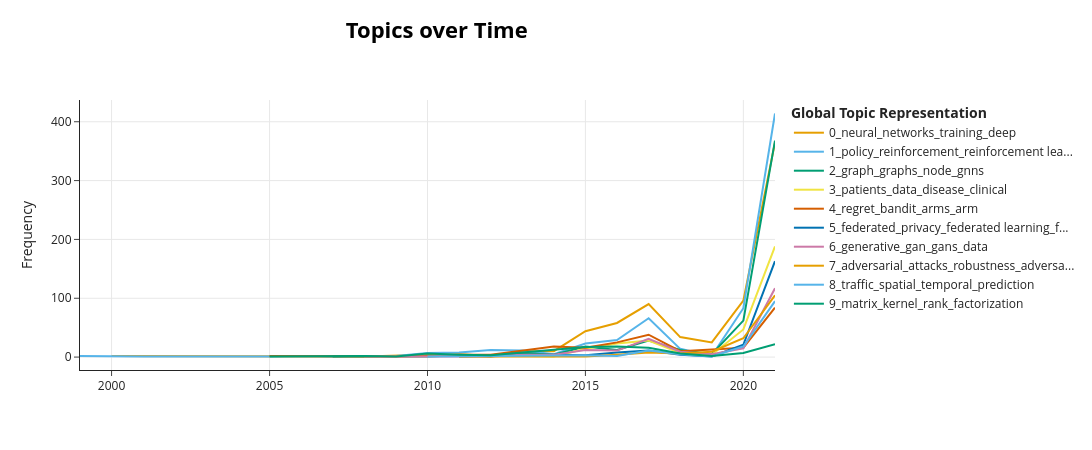

Notebook cell for this chart:
### Code cell
# 10. topic evolution over time
# This section analyzes how topics evolve over time in BERTopic.
# The year is first converted into datetime format and used as timestamps.
# The topics_over_time() function computes the frequency of each topic over time.
# The evolution_tuning parameter smooths temporal changes, while global_tuning
# ensures consistency of topics across time.
# The results are then reshaped into a "time × topic" matrix using pivot_table,
# which facilitates further analysis and visualization (e.g., line plots).

timestamps = pd.to_datetime(df["year"].astype(str), format="%Y")

topics_over_time = topic_model.topics_over_time(
    docs=texts,
    timestamps=timestamps,
    nr_bins=None,
    evolution_tuning=True,
    global_tuning=True
)

evo_pivot = topics_over_time.pivot_table(
    index="Timestamp",
    columns="Topic",
    values="Frequency",
    fill_value=0
)
print(evo_pivot.shape)
print(evo_pivot.head())

# 11. visualize topic evolution
fig = topic_model.visualize_topics_over_time(
    topics_over_time,
    top_n_topics=10
)

fig.show()

### Figure 1 — Plotly figure (JSON) as saved in the notebook; plotly's stock layout.template omitted (floating-point values rounded to 4 significant figures)
{"data": [{"hoverinfo": "text", "hovertext": ["<b>Topic 0</b><br>Words: cost function, constructed, dynamics, multiplicative, newton", "<b>Topic 0</b><br>Words: global optimization, efficient method, simple efficient, paper provide, cross entropy", "<b>Topic 0</b><br>Words: optimization, wolfe, duality, problem, optimization problem", "<b>Topic 0</b><br>Words: injected, solutions, es, kernels, gradient", "<b>Topic 0</b><br>Words: non smooth, smooth optimization, smooth, optimization, non", "<b>Topic 0</b><br>Words: stochastic, gradient, estimator, optimization, deep", "<b>Topic 0</b><br>Words: elm, descent, gradient, optimization, generalization capability", "<b>Topic 0</b><br>Words: networks, neural, deep, stochastic, training", "<b>Topic 0</b><br>Words: networks, neural, neural networks, deep, training", "<b>Topic 0</b><br>Words: networks, neural, deep, neural networks, network", "<b>Topic 0</b><br>Words: networks, deep, neural, training, neural networks", "<b>Topic 0</b><br>Words: networks, neural, deep, network, neural networks", "<b>Topic 0</b><br>Words: neural, networks, training, deep, neural networks", "<b>Topic 0</b><br>Words: neural, networks, training, network, neural networks"], "marker": {"color": "#E69F00"}, "mode": "lines", "name": "0_neural_networks_training_deep", "type": "scatter", "x": ["2000-01-01T00:00:00.000000000", "2008-01-01T00:00:00.000000000", "2010-01-01T00:00:00.000000000", "2011-01-01T00:00:00.000000000", "2012-01-01T00:00:00.000000000", "2013-01-01T00:00:00.000000000", "2014-01-01T00:00:00.000000000", "2015-01-01T00:00:00.000000000", "2016-01-01T00:00:00.000000000", "2017-01-01T00:00:00.000000000", "2018-01-01T00:00:00.000000000", "2019-01-01T00:00:00.000000000", "2020-01-01T00:00:00.000000000", "2021-01-01T00:00:00.000000000"], "y": [2, 1, 4, 5, 2, 10, 10, 44, 58, 90, 34, 25, 96, 365]}, {"hoverinfo": "text", "hovertext": ["<b>Topic 1</b><br>Words: abstractions, hierarchical, policy, state, abstraction", "<b>Topic 1</b><br>Words: observable, partially, external memory, agent, domains", "<b>Topic 1</b><br>Words: respond, evaluating, agent, significantly affect, quickly learn", "<b>Topic 1</b><br>Words: limit, infinity, cycle, gradient, grows linearly", "<b>Topic 1</b><br>Words: performance guarantee, substitution, especially case, optimal learning, prediction algorithm", "<b>Topic 1</b><br>Words: solution, problem, traversal, stochastic, relevant information", "<b>Topic 1</b><br>Words: control, reinforcement learning, reinforcement, learning, algorithm", "<b>Topic 1</b><br>Words: policy, learning, shaping, reinforcement, reinforcement learning", "<b>Topic 1</b><br>Words: policy, reinforcement learning, reinforcement, exploration, learning", "<b>Topic 1</b><br>Words: reinforcement learning, reinforcement, learning, clipping, mdp", "<b>Topic 1</b><br>Words: reinforcement learning, reinforcement, markov, behavior, learning", "<b>Topic 1</b><br>Words: policy, reinforcement learning, reinforcement, learning, policies", "<b>Topic 1</b><br>Words: policy, reinforcement learning, reinforcement, learning, rl", "<b>Topic 1</b><br>Words: policy, reinforcement learning, reinforcement, learning, rl", "<b>Topic 1</b><br>Words: policy, reinforcement learning, reinforcement, rl, learning", "<b>Topic 1</b><br>Words: logic, reinforcement learning, reinforcement, policies, algorithm named", "<b>Topic 1</b><br>Words: reinforcement, reinforcement learning, policy, rl, learning", "<b>Topic 1</b><br>Words: policy, rl, reinforcement, reinforcement learning, learning"], "marker": {"color": "#56B4E9"}, "mode": "lines", "name": "1_policy_reinforcement_reinforcement lea...", "type": "scatter", "x": ["1999-01-01T00:00:00.000000000", "2001-01-01T00:00:00.000000000", "2005-01-01T00:00:00.000000000", "2006-01-01T00:00:00.000000000", "2007-01-01T00:00:00.000000000", "2009-01-01T00:00:00.000000000", "2010-01-01T00:00:00.000000000", "2011-01-01T00:00:00.000000000", "2012-01-01T00:00:00.000000000", "2013-01-01T00:00:00.000000000", "2014-01-01T00:00:00.000000000", "2015-01-01T00:00:00.000000000", "2016-01-01T00:00:00.000000000", "2017-01-01T00:00:00.000000000", "2018-01-01T00:00:00.000000000", "2019-01-01T00:00:00.000000000", "2020-01-01T00:00:00.000000000", "2021-01-01T00:00:00.000000000"], "y": [2, 1, 1, 2, 1, 2, 7, 8, 12, 11, 5, 23, 29, 66, 14, 2, 83, 414]}, {"hoverinfo": "text", "hovertext": ["<b>Topic 2</b><br>Words: point clouds, clouds, point, kernels, kernel methods", "<b>Topic 2</b><br>Words: citep, kernel, graphs, kernels, graph", "<b>Topic 2</b><br>Words: pruning, finding, graph, pattern, group", "<b>Topic 2</b><br>Words: ml, ml algorithms, graph, parallel, biological", "<b>Topic 2</b><br>Words: external, relational, graph, nodes, methods", "<b>Topic 2</b><br>Words: graph, graph based, graphs, node, sketch", "<b>Topic 2</b><br>Words: graph, graphs, lower, relational, order", "<b>Topic 2</b><br>Words: graph, graphs, node, nodes, kernel", "<b>Topic 2</b><br>Words: graph, graphs, signal, diffusion, mathbf", "<b>Topic 2</b><br>Words: graph, graphs, node, nodes, network", "<b>Topic 2</b><br>Words: graph, graphs, molecular, node, networks", "<b>Topic 2</b><br>Words: molecular, graphs, graph, node, gcn", "<b>Topic 2</b><br>Words: graph, node, graphs, gnns, graph neural", "<b>Topic 2</b><br>Words: graph, graphs, node, gnns, gnn"], "marker": {"color": "#009E73"}, "mode": "lines", "name": "2_graph_graphs_node_gnns", "type": "scatter", "x": ["2007-01-01T00:00:00.000000000", "2008-01-01T00:00:00.000000000", "2010-01-01T00:00:00.000000000", "2011-01-01T00:00:00.000000000", "2012-01-01T00:00:00.000000000", "2013-01-01T00:00:00.000000000", "2014-01-01T00:00:00.000000000", "2015-01-01T00:00:00.000000000", "2016-01-01T00:00:00.000000000", "2017-01-01T00:00:00.000000000", "2018-01-01T00:00:00.000000000", "2019-01-01T00:00:00.000000000", "2020-01-01T00:00:00.000000000", "2021-01-01T00:00:00.000000000"], "y": [1, 2, 1, 3, 1, 7, 4, 18, 12, 28, 12, 5, 62, 368]}, {"hoverinfo": "text", "hovertext": ["<b>Topic 3</b><br>Words: classification, accuracies, intelligence, relational, network", "<b>Topic 3</b><br>Words: enhancement, segmentation, segmented, area, contrast", "<b>Topic 3</b><br>Words: filter, movement, sequence, competition, dataset", "<b>Topic 3</b><br>Words: mcc, textual, auc, data, records", "<b>Topic 3</b><br>Words: cancer, prognosis, sampling, class labels, sampling techniques", "<b>Topic 3</b><br>Words: cancer, patients, clinical, patient, data", "<b>Topic 3</b><br>Words: patients, disease, data, patient, cancer", "<b>Topic 3</b><br>Words: patients, data, patient, eeg, health", "<b>Topic 3</b><br>Words: medical, ehr, sleep, wake, disease", "<b>Topic 3</b><br>Words: model, data, attention, audio, disease", "<b>Topic 3</b><br>Words: data, patients, patient, medical, health", "<b>Topic 3</b><br>Words: patients, data, disease, clinical, health"], "marker": {"color": "#F0E442"}, "mode": "lines", "name": "3_patients_data_disease_clinical", "type": "scatter", "x": ["2008-01-01T00:00:00.000000000", "2009-01-01T00:00:00.000000000", "2011-01-01T00:00:00.000000000", "2012-01-01T00:00:00.000000000", "2014-01-01T00:00:00.000000000", "2015-01-01T00:00:00.000000000", "2016-01-01T00:00:00.000000000", "2017-01-01T00:00:00.000000000", "2018-01-01T00:00:00.000000000", "2019-01-01T00:00:00.000000000", "2020-01-01T00:00:00.000000000", "2021-01-01T00:00:00.000000000"], "y": [1, 2, 2, 3, 1, 14, 23, 28, 7, 4, 47, 188]}, {"hoverinfo": "text", "hovertext": ["<b>Topic 4</b><br>Words: bound, regret, eps, problem, bounds", "<b>Topic 4</b><br>Words: tree, tree search, bandit, regret, ucb", "<b>Topic 4</b><br>Words: arms, regret, bayes, policy, risk", "<b>Topic 4</b><br>Words: decisions, near optimal, flows, distributed, nodes", "<b>Topic 4</b><br>Words: regret, delta, sensors, bandit, sensor", "<b>Topic 4</b><br>Words: regret, arm, bandit, arms, tool", "<b>Topic 4</b><br>Words: users, reward, arms, maker, regret", "<b>Topic 4</b><br>Words: regret, bandit, armed, bound, arm", "<b>Topic 4</b><br>Words: regret, arms, bandit, arm, reward", "<b>Topic 4</b><br>Words: regret, bandit, arm, reward, arms", "<b>Topic 4</b><br>Words: bandit, regret, arm, arms, problem", "<b>Topic 4</b><br>Words: regret, bandit, arms, problem, arm", "<b>Topic 4</b><br>Words: bandit, regret, reward, contextual, arms", "<b>Topic 4</b><br>Words: regret, bandit, bandits, arm, setting", "<b>Topic 4</b><br>Words: regret, bandit, bandits, arm, algorithm"], "marker": {"color": "#D55E00"}, "mode": "lines", "name": "4_regret_bandit_arms_arm", "type": "scatter", "x": ["2005-01-01T00:00:00.000000000", "2007-01-01T00:00:00.000000000", "2008-01-01T00:00:00.000000000", "2009-01-01T00:00:00.000000000", "2010-01-01T00:00:00.000000000", "2011-01-01T00:00:00.000000000", "2012-01-01T00:00:00.000000000", "2013-01-01T00:00:00.000000000", "2014-01-01T00:00:00.000000000", "2015-01-01T00:00:00.000000000", "2016-01-01T00:00:00.000000000", "2017-01-01T00:00:00.000000000", "2018-01-01T00:00:00.000000000", "2020-01-01T00:00:00.000000000", "2021-01-01T00:00:00.000000000"], "y": [2, 1, 1, 1, 2, 4, 4, 11, 18, 16, 25, 38, 10, 16, 84]}, {"hoverinfo": "text", "hovertext": ["<b>Topic 5</b><br>Words: secondary, spectrum, primary, sensing, miss", "<b>Topic 5</b><br>Words: private, privacy, learning, data, local", "<b>Topic 5</b><br>Words: privacy, textit, distributed, learning, private", "<b>Topic 5</b><br>Words: privacy, federated, differential, data, federated learning", "<b>Topic 5</b><br>Words: privacy, federated, data, private, differential", "<b>Topic 5</b><br>Words: privacy, private, learning, data, overhead", "<b>Topic 5</b><br>Words: healthcare, federated, federated learning, technologies, data", "<b>Topic 5</b><br>Words: federated, federated learning, privacy, fl, learning", "<b>Topic 5</b><br>Words: federated, fl, federated learning, clients, privacy"], "marker": {"color": "#0072B2"}, "mode": "lines", "name": "5_federated_privacy_federated learning_f...", "type": "scatter", "x": ["2011-01-01T00:00:00.000000000", "2014-01-01T00:00:00.000000000", "2015-01-01T00:00:00.000000000", "2016-01-01T00:00:00.000000000", "2017-01-01T00:00:00.000000000", "2018-01-01T00:00:00.000000000", "2019-01-01T00:00:00.000000000", "2020-01-01T00:00:00.000000000", "2021-01-01T00:00:00.000000000"], "y": [1, 4, 3, 8, 11, 4, 1, 21, 163]}, {"hoverinfo": "text", "hovertext": ["<b>Topic 6</b><br>Words: entropy, uncertainty, perceived, shannon, perception", "<b>Topic 6</b><br>Words: partition, uniform sampling, function, uniform, assumption", "<b>Topic 6</b><br>Words: corruption, distribution, generative, estimator, samples", "<b>Topic 6</b><br>Words: latent, inference, generative, wake, variational", "<b>Topic 6</b><br>Words: generative, distribution, variational, latent, model", "<b>Topic 6</b><br>Words: generative, distribution, mathbf, latent, models", "<b>Topic 6</b><br>Words: generative, gans, gan, variational, latent", "<b>Topic 6</b><br>Words: latent, orders, generative, gan, data", "<b>Topic 6</b><br>Words: gan, generative, adversarial, generative adversarial, gans", "<b>Topic 6</b><br>Words: generative, gan, latent, distribution, model", "<b>Topic 6</b><br>Words: generative, gan, gans, data, latent"], "marker": {"color": "#CC79A7"}, "mode": "lines", "name": "6_generative_gan_gans_data", "type": "scatter", "x": ["2008-01-01T00:00:00.000000000", "2012-01-01T00:00:00.000000000", "2013-01-01T00:00:00.000000000", "2014-01-01T00:00:00.000000000", "2015-01-01T00:00:00.000000000", "2016-01-01T00:00:00.000000000", "2017-01-01T00:00:00.000000000", "2018-01-01T00:00:00.000000000", "2019-01-01T00:00:00.000000000", "2020-01-01T00:00:00.000000000", "2021-01-01T00:00:00.000000000"], "y": [1, 1, 4, 4, 12, 11, 31, 9, 5, 15, 117]}, {"hoverinfo": "text", "hovertext": ["<b>Topic 7</b><br>Words: statistics, order, behavior, process, behaviors", "<b>Topic 7</b><br>Words: adversarial examples, adversarial, robustness, finding, examples", "<b>Topic 7</b><br>Words: adversarial, adversarial examples, examples, robustness, samples", "<b>Topic 7</b><br>Words: adversarial, adversarial examples, examples, attacks, classifier", "<b>Topic 7</b><br>Words: adversarial, attacks, robustness, adversarial examples, adversarial attacks", "<b>Topic 7</b><br>Words: adversarial, attacks, robustness, attack, dl", "<b>Topic 7</b><br>Words: adversarial, attacks, robustness, attack, adversarial examples", "<b>Topic 7</b><br>Words: adversarial, robustness, attacks, adversarial examples, training"], "marker": {"color": "#E69F00"}, "mode": "lines", "name": "7_adversarial_attacks_robustness_adversa...", "type": "scatter", "x": ["2011-01-01T00:00:00.000000000", "2015-01-01T00:00:00.000000000", "2016-01-01T00:00:00.000000000", "2017-01-01T00:00:00.000000000", "2018-01-01T00:00:00.000000000", "2019-01-01T00:00:00.000000000", "2020-01-01T00:00:00.000000000", "2021-01-01T00:00:00.000000000"], "y": [1, 1, 4, 8, 6, 9, 32, 105]}, {"hoverinfo": "text", "hovertext": ["<b>Topic 8</b><br>Words: car, floating, report, general architecture, accurately predict", "<b>Topic 8</b><br>Words: traffic, trajectory, vector, field, means", "<b>Topic 8</b><br>Words: incidents, road, segments, aid, trajectory", "<b>Topic 8</b><br>Words: traffic, location, mobility, predictors, bus", "<b>Topic 8</b><br>Words: traffic, urban, anomalies, road, routing", "<b>Topic 8</b><br>Words: traffic, short term, flow, prediction, short", "<b>Topic 8</b><br>Words: traffic, trajectory, spatial, temporal, routing", "<b>Topic 8</b><br>Words: traffic, prediction, region, experience, spatial", "<b>Topic 8</b><br>Words: traffic, spatial, temporal, prediction, forecasting", "<b>Topic 8</b><br>Words: traffic, spatial, temporal, data, prediction"], "marker": {"color": "#56B4E9"}, "mode": "lines", "name": "8_traffic_spatial_temporal_prediction", "type": "scatter", "x": ["2010-01-01T00:00:00.000000000", "2012-01-01T00:00:00.000000000", "2013-01-01T00:00:00.000000000", "2015-01-01T00:00:00.000000000", "2016-01-01T00:00:00.000000000", "2017-01-01T00:00:00.000000000", "2018-01-01T00:00:00.000000000", "2019-01-01T00:00:00.000000000", "2020-01-01T00:00:00.000000000", "2021-01-01T00:00:00.000000000"], "y": [1, 2, 2, 3, 2, 11, 5, 1, 18, 95]}, {"hoverinfo": "text", "hovertext": ["<b>Topic 9</b><br>Words: objects, bag, detailed, smaller, coarse", "<b>Topic 9</b><br>Words: lasso, consistency, referred, group lasso, necessary", "<b>Topic 9</b><br>Words: projection, matrix, distances, non negative, observation", "<b>Topic 9</b><br>Words: matrix, entries, completion, distances, uniqueness", "<b>Topic 9</b><br>Words: matrix, beta, function, semidefinite, divergence", "<b>Topic 9</b><br>Words: matrix, kernel, density, aspect, unsupervised", "<b>Topic 9</b><br>Words: low rank, rank, low, matrix, new samples", "<b>Topic 9</b><br>Words: matrix, kernel, metric, sdp, similarity", "<b>Topic 9</b><br>Words: matrix, kernel, analysis, rank, factorization", "<b>Topic 9</b><br>Words: matrix, kernel, algorithm, data, large", "<b>Topic 9</b><br>Words: matrix, kernel, rank, low rank, low", "<b>Topic 9</b><br>Words: matrix, factorization, rank, kernel, matrix factorization", "<b>Topic 9</b><br>Words: matrix, matrix factorization, factorization, kernel, pairwise", "<b>Topic 9</b><br>Words: frac, factorizations, matrix, components, derive", "<b>Topic 9</b><br>Words: matrix, factorization, data, rank, kernel", "<b>Topic 9</b><br>Words: matrix, factorization, kernel, rank, matrix factorization"], "marker": {"color": "#009E73"}, "mode": "lines", "name": "9_matrix_kernel_rank_factorization", "type": "scatter", "x": ["2005-01-01T00:00:00.000000000", "2007-01-01T00:00:00.000000000", "2008-01-01T00:00:00.000000000", "2009-01-01T00:00:00.000000000", "2010-01-01T00:00:00.000000000", "2011-01-01T00:00:00.000000000", "2012-01-01T00:00:00.000000000", "2013-01-01T00:00:00.000000000", "2014-01-01T00:00:00.000000000", "2015-01-01T00:00:00.000000000", "2016-01-01T00:00:00.000000000", "2017-01-01T00:00:00.000000000", "2018-01-01T00:00:00.000000000", "2019-01-01T00:00:00.000000000", "2020-01-01T00:00:00.000000000", "2021-01-01T00:00:00.000000000"], "y": [1, 2, 2, 1, 6, 4, 3, 8, 13, 17, 18, 16, 6, 2, 7, 22]}], "layout": {"height": 450, "hoverlabel": {"bgcolor": "white", "font": {"family": "Rockwell", "size": 16}}, "legend": {"title": {"text": "<b>Global Topic Representation"}}, "title": {"font": {"color": "Black", "size": 22}, "text": "<b>Topics over Time</b>", "x": 0.4, "xanchor": "center", "y": 0.95, "yanchor": "top"}, "width": 1250, "xaxis": {"showgrid": true}, "yaxis": {"showgrid": true, "title": {"text": "Frequency"}}}}
